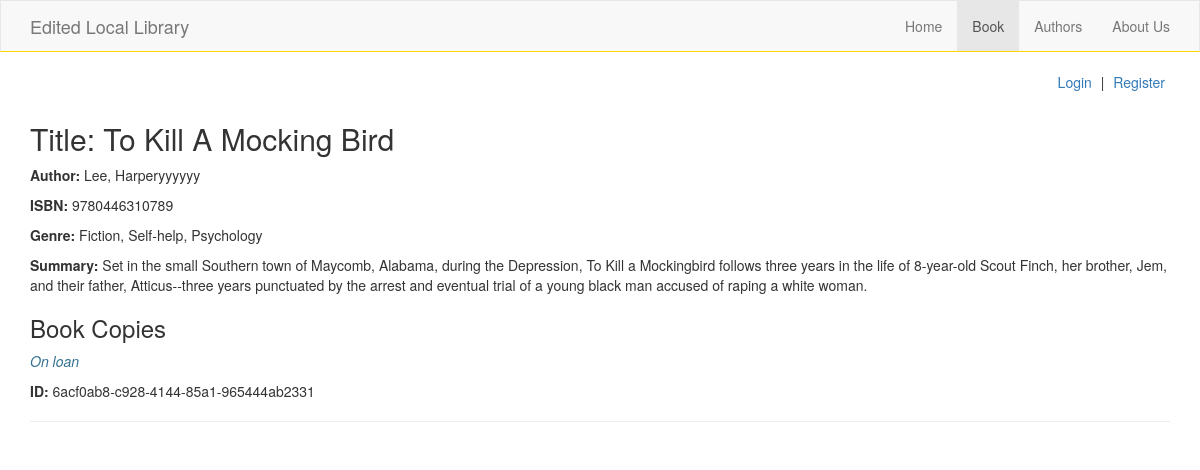
/catalog/book/1, run on the app's committed database.
### catalog/models.py (models this page shows, shortened)
class Book(models.Model):
    title = models.CharField(max_length=200)
    author = models.ForeignKey('Author', on_delete=models.SET_NULL, null=True)
    isbn = models.CharField('ISBN', max_length=13, help_text='13 character ISBN number')
    genre = models.ManyToManyField(Genre, help_text='Select a genre for this book')
    language = models.ForeignKey('Language', on_delete=models.SET_NULL, null=True, help_text='Book Language')
    summary = models.TextField(help_text='Brief description of the book', null=True, blank=True)

class Author(models.Model):
    first_name = models.CharField(max_length=120)
    last_name = models.CharField(max_length=120)
    date_of_birth = models.DateField(null=True, blank=True)
    date_of_death = models.DateField('Died', null=True, blank=True)
    def __str__(self):
        return '{}, {}'.format(self.last_name, self.first_name)

class Genre(models.Model):
    name = models.CharField(max_length=120, help_text='Enter a book genre (e.g. Science Fiction, None Fiction)')

class BookInstance(models.Model):
    id = models.UUIDField(primary_key=True, default=uuid.uuid4, help_text='Unique id for this book copy')
    book = models.ForeignKey(Book, on_delete=models.SET_NULL, null=True)
    imprint = models.CharField(max_length=200)
    due_back = models.DateField(null=True, blank=True)
    borrower = models.ForeignKey(User, on_delete=models.SET_NULL, null=True)
    LOAN_STATUS = (
            ('d', 'Maintenance'),
            ('o', 'On loan'),
            ('a', 'Available'),
            ('r', 'Reserved'),
        )
    status = models.CharField(max_length=1, choices=LOAN_STATUS, blank=True, default='d', help_text='Book Availablity Status')
    class Meta:
        ordering = ['due_back']
        verbose_name = 'Book Copy'
        verbose_name_plural = 'Book Copies'
        permissions = (
                ('return_bookinstance', 'Return borrowed bookinstance'),
            )

### catalog/views.py (the view)
# urls.py: url(r'^book/(?P<pk>[0-9]+)$', views.BookDetailView.as_view(), name='book_detail'),
class BookDetailView(generic.DetailView):
    model = Book
    def get_context_data(self, *args, **kwargs):
        context = super(BookDetailView, self).get_context_data()
        context['page_title'] = 'Book'
        return context

### catalog/templates/catalog/book_detail.html (shortened to what this page needs)
{% extends 'base.html' %}
{% block main %}
<article>
    <h2 class="text-capitalize">Title: {{ book.title|capfirst }}</h2>
    <p><strong>Author: </strong>{{ book.author|capfirst }}</p>
    <p><strong>ISBN: </strong>{{ book.isbn }}</p>
    <p><strong>Genre: </strong>{% for genre in book.genre.all %} {{ genre.name }}{% if not forloop.last %}, {% endif %} {% endfor %}</p>
    <p><strong>Summary: </strong>{{ book.summary|capfirst }}</p>
    <h3>Book Copies</h3>
    {% for copy in book.bookinstance_set.all %}
    <div class='copy-detail'>
        <p class="text-info"><em>{{ copy.get_status_display }}</em></p>
        <p><strong>ID: </strong>{{ copy.id }}</p>
    </div>
    <hr>
    {% endfor %}
</article>
{% endblock %}

### data on the page
Book: title "To Kill A Mocking Bird", author "Lee, Harperyyyyyy", isbn "9780446310789", summary "Set in the small Southern town of Maycomb, Alabama, during the Depression, To Kill a Mockingbird follows three years in the life of 8-year-old Scout Finch, her brother, Jem, and their father, Atticus--three years punctuated by the arrest and eventual trial of a young black man accused of raping a white woman."
Genre: name "Fiction"
Genre: name "Self-help"
Genre: name "Psychology"
BookInstance: status "On loan", id "6acf0ab8-c928-4144-85a1-965444ab2331"
